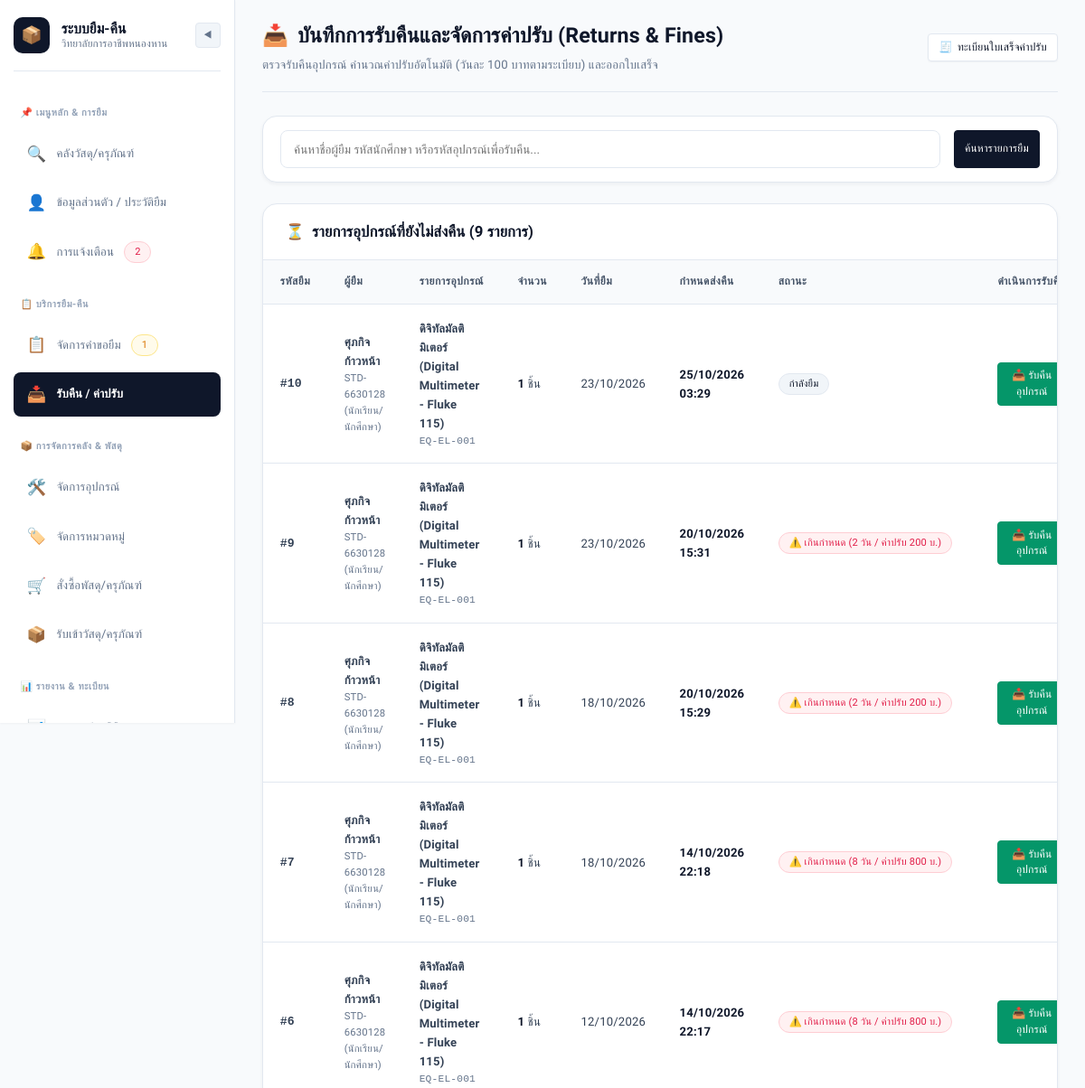
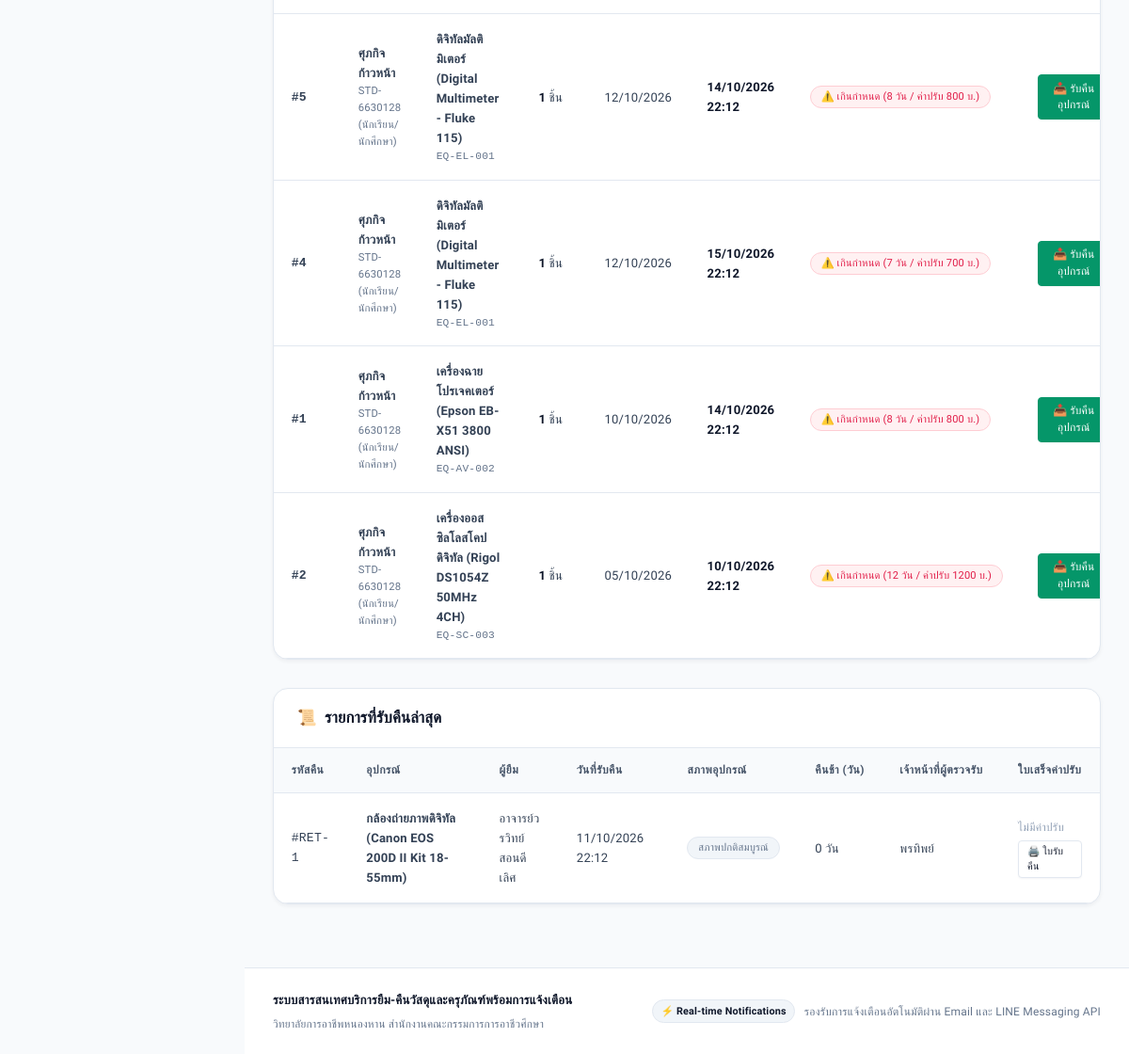
Page /admin/returns (signed in) on the committed database (2 pictures, top to bottom).
### models.py (models this page shows, shortened)
class Borrowing(db.Model):
    __tablename__ = 'borrowings'
    borrow_id = db.Column(db.Integer, primary_key=True, autoincrement=True)
    request_id = db.Column(db.Integer, db.ForeignKey('borrow_requests.request_id'), nullable=False)
    user_id = db.Column(db.Integer, db.ForeignKey('users.user_id'), nullable=False)
    equipment_id = db.Column(db.Integer, db.ForeignKey('equipment.equipment_id'), nullable=False)
    quantity = db.Column(db.Integer, default=1, nullable=False)
    borrow_date = db.Column(db.DateTime, default=datetime.utcnow)
    due_date = db.Column(db.DateTime, nullable=False)
    status = db.Column(db.String(20), default='borrowed', nullable=False)  # 'borrowed', 'returned', 'overdue'
    return_record = db.relationship('ReturnRecord', backref='borrowing', uselist=False, lazy=True)
    @property
    def is_overdue(self):
        if self.status == 'borrowed' and datetime.utcnow() > self.due_date:
            return True
        return self.status == 'overdue'

class User(db.Model):
    __tablename__ = 'users'
    user_id = db.Column(db.Integer, primary_key=True, autoincrement=True)
    student_or_citizen_id = db.Column(db.String(20), nullable=False)
    first_name = db.Column(db.String(100), nullable=False)
    last_name = db.Column(db.String(100), nullable=False)
    email = db.Column(db.String(100), unique=True, nullable=False)
    password_hash = db.Column(db.String(255), nullable=False)
    phone_number = db.Column(db.String(20), nullable=True)
    role = db.Column(db.String(20), default='student', nullable=False)  # 'student', 'teacher', 'staff', 'admin'
    line_user_id = db.Column(db.String(100), nullable=True)
    department = db.Column(db.String(100), nullable=True, default='แผนกวิชาช่างอิเล็กทรอนิกส์')
    created_at = db.Column(db.DateTime, default=datetime.utcnow)
    borrow_requests = db.relationship('BorrowRequest', foreign_keys='BorrowRequest.user_id', backref='user', lazy=True)
    borrowings = db.relationship('Borrowing', foreign_keys='Borrowing.user_id', backref='user', lazy=True)
    notifications = db.relationship('Notification', backref='user', lazy=True, order_by='Notification.created_at.desc()')
    @property
    def full_name(self):
        return f"{self.first_name} {self.last_name}"
    @property
    def role_display(self):
        roles = {
            'student': 'นักเรียน/นักศึกษา',
            'teacher': 'อาจารย์/ครูผู้สอน',
            'staff': 'เจ้าหน้าที่พัสดุ',
            'admin': 'ผู้ดูแลระบบ'
        }
        return roles.get(self.role, self.role)
    @property
    def role_badge_class(self):
        badges = {
            'student': 'badge-info',
            'teacher': 'badge-primary',
            'staff': 'badge-warning',
            'admin': 'badge-danger'
        }
        return badges.get(self.role, 'badge-secondary')

class Equipment(db.Model):
    __tablename__ = 'equipment'
    equipment_id = db.Column(db.Integer, primary_key=True, autoincrement=True)
    equipment_code = db.Column(db.String(50), unique=True, nullable=False)
    name = db.Column(db.String(150), nullable=False)
    category_id = db.Column(db.Integer, db.ForeignKey('categories.category_id'), nullable=False)
    location_id = db.Column(db.Integer, db.ForeignKey('locations.location_id'), nullable=False)
    total_quantity = db.Column(db.Integer, default=1, nullable=False)
    available_quantity = db.Column(db.Integer, default=1, nullable=False)
    status = db.Column(db.String(20), default='available', nullable=False)  # 'available', 'borrowed', 'maintenance', 'damaged'
    image_path = db.Column(db.String(255), nullable=True)
    description = db.Column(db.Text, nullable=True)
    borrow_requests = db.relationship('BorrowRequest', backref='equipment', lazy=True)
    borrowings = db.relationship('Borrowing', backref='equipment', lazy=True)
    maintenances = db.relationship('Maintenance', backref='equipment', lazy=True)

class ReturnRecord(db.Model):
    __tablename__ = 'returns'
    return_id = db.Column(db.Integer, primary_key=True, autoincrement=True)
    borrow_id = db.Column(db.Integer, db.ForeignKey('borrowings.borrow_id'), nullable=False)
    return_date = db.Column(db.DateTime, default=datetime.utcnow)
    condition_status = db.Column(db.String(20), default='normal', nullable=False)  # 'normal', 'damaged', 'lost'
    late_days = db.Column(db.Integer, default=0)
    received_by = db.Column(db.Integer, db.ForeignKey('users.user_id'), nullable=False)
    receiver = db.relationship('User', foreign_keys=[received_by], backref='received_returns')
    fine = db.relationship('Fine', backref='return_record', uselist=False, lazy=True)
    @property
    def condition_display(self):
        mapping = {
            'normal': 'สภาพปกติสมบูรณ์',
            'damaged': 'ชำรุดเสียหาย',
            'lost': 'สูญหาย'
        }
        return mapping.get(self.condition_status, self.condition_status)

### app.py (the view, shortened to what this page needs)
    @app.route('/admin/returns', methods=['GET', 'POST'])
    @roles_required('admin', 'staff')
    def admin_returns():
        search_q = request.args.get('q', '').strip()
        query = Borrowing.query.filter(Borrowing.status.in_(['borrowed', 'overdue']))
        active_borrowings = query.order_by(Borrowing.borrow_date.desc()).all()
        recent_returns = ReturnRecord.query.order_by(ReturnRecord.return_date.desc()).limit(15).all()
        return render_template(
            'admin/returns.html',
            active_borrowings=active_borrowings,
            recent_returns=recent_returns,
            search_q=search_q
        )

### templates/admin/returns.html (shortened to what this page needs)
{% extends "base.html" %}
{% block content %}
<div class="page-header">
    <div>
        <h1 class="page-title">
            <span>📥</span> บันทึกการรับคืนและจัดการค่าปรับ (Returns & Fines)
        </h1>
        <p class="page-subtitle">ตรวจรับคืนอุปกรณ์ คำนวณค่าปรับอัตโนมัติ (วันละ 100 บาทตามระเบียบ) และออกใบเสร็จ</p>
    </div>
    <div>
        <a href="{{ url_for('admin_fines') }}" class="btn btn-secondary btn-sm">
            <span>🧾</span> ทะเบียนใบเสร็จค่าปรับ
        </a>
    </div>
</div>
<div class="card" style="margin-bottom: 1.5rem;">
    <div class="card-body" style="padding: 1rem 1.25rem;">
        <form method="GET" action="{{ url_for('admin_returns') }}" style="display: flex; gap: 1rem;">
            <input type="text" name="q" value="{{ search_q }}" class="form-control" placeholder="ค้นหาชื่อผู้ยืม รหัสนักศึกษา หรือรหัสอุปกรณ์เพื่อรับคืน...">
            <button type="submit" class="btn btn-primary btn-sm" style="white-space: nowrap;">ค้นหารายการยืม</button>
        </form>
    </div>
</div>
<div class="card" style="margin-bottom: 2rem;">
    <div class="card-header">
        <h3 class="card-title">
            <span>⏳</span> รายการอุปกรณ์ที่ยังไม่ส่งคืน ({{ active_borrowings|length }} รายการ)
        </h3>
    </div>
    <div class="card-body" style="padding: 0;">
        {% if active_borrowings %}
            <div class="table-responsive">
                <table class="table">
                    <thead>
                        <tr>
                            <th>รหัสยืม</th>
                            <th>ผู้ยืม</th>
                            <th>รายการอุปกรณ์</th>
                            <th>จำนวน</th>
                            <th>วันที่ยืม</th>
                            <th>กำหนดส่งคืน</th>
                            <th>สถานะ</th>
                            <th style="text-align: right;">ดำเนินการรับคืน</th>
                        </tr>
                    </thead>
                    <tbody>
                        {% for b in active_borrowings %}
                            {% set is_late = b.is_overdue %}
                            {% set days_late = 0 %}
                            {% set est_fine = 0 %}
                            {% if is_late %}
                                {% set diff = now - b.due_date %}
                                {% set days_late = diff.days if diff.days > 0 else 1 %}
                                {% set est_fine = days_late * 100 %}
                            {% endif %}
                            <tr>
                                <td style="font-family: monospace; font-weight: 600;">#{{ b.borrow_id }}</td>
                                <td>
                                    <div style="font-weight: 600;">{{ b.user.full_name }}</div>
                                    <div style="font-size: 0.75rem; color: var(--text-muted);">{{ b.user.student_or_citizen_id }} ({{ b.user.role_display }})</div>
                                </td>
                                <td>
                                    <div style="font-weight: 600;">{{ b.equipment.name }}</div>
                                    <div style="font-size: 0.75rem; font-family: monospace; color: var(--text-muted);">{{ b.equipment.equipment_code }}</div>
                                </td>
                                <td><strong>{{ b.quantity }}</strong> ชิ้น</td>
                                <td>{{ b.borrow_date.strftime('%d/%m/%Y') }}</td>
                                <td>
                                    <strong>{{ b.due_date.strftime('%d/%m/%Y %H:%M') }}</strong>
                                </td>
                                <td>
                                    {% if is_late %}
                                        <span class="badge badge-danger">
                                            ⚠️ เกินกำหนด ({{ days_late }} วัน / ค่าปรับ {{ est_fine }} บ.)
                                        </span>
                                    {% else %}
                                        <span class="badge badge-primary">กำลังยืม</span>
                                    {% endif %}
                                </td>
                                <td style="text-align: right;">
                                    <button type="button" class="btn btn-success btn-sm"
                                        onclick="prepareReturnModal('{{ b.borrow_id }}', '{{ b.user.full_name }}', '{{ b.equipment.name }}', '{{ b.borrow_date.strftime('%d/%m/%Y') }}', '{{ b.due_date.strftime('%d/%m/%Y') }}', {{ 'true' if is_late else 'false' }}, {{ days_late }}, {{ est_fine }})">
                                        📥 รับคืนอุปกรณ์
                                    </button>
                                </td>
                            </tr>
                        {% endfor %}
                    </tbody>
                </table>
            </div>
        {% else %}
            <div style="text-align: center; padding: 2.5rem; color: var(--text-muted);">
                ไม่มีรายการค้างส่งคืน
            </div>
        {% endif %}
    </div>
</div>
<div class="card">
    <div class="card-header">
        <h3 class="card-title">
            <span>📜</span> รายการที่รับคืนล่าสุด
        </h3>
    </div>
    <div class="card-body" style="padding: 0;">
        {% if recent_returns %}
            <div class="table-responsive">
                <table class="table">
                    <thead>
                        <tr>
                            <th>รหัสคืน</th>
                            <th>อุปกรณ์</th>
                            <th>ผู้ยืม</th>
                            <th>วันที่รับคืน</th>
                            <th>สภาพอุปกรณ์</th>
                            <th>คืนช้า (วัน)</th>
                            <th>เจ้าหน้าที่ผู้ตรวจรับ</th>
                            <th>ใบเสร็จค่าปรับ</th>
                        </tr>
                    </thead>
                    <tbody>
                        {% for ret in recent_returns %}
                            <tr>
                                <td style="font-family: monospace;">#RET-{{ ret.return_id }}</td>
                                <td style="font-weight: 600;">{{ ret.borrowing.equipment.name }}</td>
                                <td>{{ ret.borrowing.user.full_name }}</td>
                                <td>{{ ret.return_date.strftime('%d/%m/%Y %H:%M') }}</td>
                                <td><span class="badge badge-secondary">{{ ret.condition_display }}</span></td>
                                <td>{{ ret.late_days }} วัน</td>
                                <td>{{ ret.receiver.first_name }}</td>
                                <td>
                                    <div style="display:flex; flex-direction:column; gap:0.3rem; align-items:flex-start;">
                                        {% if ret.fine %}
                                            <a href="{{ url_for('fine_receipt', fine_id=ret.fine.fine_id) }}" class="btn btn-secondary btn-sm">
                                                🧾 {{ ret.fine.receipt_number }} ({{ ret.fine.total_fine|round(2) }} บ.)
                                            </a>
                                        {% else %}
                                            <span style="color: var(--text-subtle); font-size: 0.8rem;">ไม่มีค่าปรับ</span>
                                        {% endif %}
                                        <a href="{{ url_for('return_form_print', return_id=ret.return_id) }}" target="_blank" class="btn btn-secondary btn-sm" style="font-size: 0.72rem; padding: 0.2rem 0.6rem;">
                                            🖨️ ใบรับคืน
                                        </a>
                                    </div>
                                </td>
                            </tr>
                        {% endfor %}
                    </tbody>
                </table>
            </div>
        {% endif %}
    </div>
</div>
{% endblock %}

### rows in the picture
Borrowing: borrow_id "10", user.full_name "ศุภกิจ ก้าวหน้า", user.student_or_citizen_id "STD-6630128", user.role_display "นักเรียน/นักศึกษา", equipment.name "ดิจิทัลมัลติมิเตอร์ (Digital Multimeter - Fluke 115)", equipment.equipment_code "EQ-EL-001", quantity "1", borrow_date "23/10/2026", due_date "25/10/2026 03:29", shows "กำลังยืม"
Borrowing: borrow_id "9", user.full_name "ศุภกิจ ก้าวหน้า", user.student_or_citizen_id "STD-6630128", user.role_display "นักเรียน/นักศึกษา", equipment.name "ดิจิทัลมัลติมิเตอร์ (Digital Multimeter - Fluke 115)", equipment.equipment_code "EQ-EL-001", quantity "1", borrow_date "23/10/2026", due_date "20/10/2026 15:31", days_late "2", est_fine "200"
Borrowing: borrow_id "8", user.full_name "ศุภกิจ ก้าวหน้า", user.student_or_citizen_id "STD-6630128", user.role_display "นักเรียน/นักศึกษา", equipment.name "ดิจิทัลมัลติมิเตอร์ (Digital Multimeter - Fluke 115)", equipment.equipment_code "EQ-EL-001", quantity "1", borrow_date "18/10/2026", due_date "20/10/2026 15:29", days_late "2", est_fine "200"
Borrowing: borrow_id "7", user.full_name "ศุภกิจ ก้าวหน้า", user.student_or_citizen_id "STD-6630128", user.role_display "นักเรียน/นักศึกษา", equipment.name "ดิจิทัลมัลติมิเตอร์ (Digital Multimeter - Fluke 115)", equipment.equipment_code "EQ-EL-001", quantity "1", borrow_date "18/10/2026", due_date "14/10/2026 22:18", days_late "8", est_fine "800"
Borrowing: borrow_id "6", user.full_name "ศุภกิจ ก้าวหน้า", user.student_or_citizen_id "STD-6630128", user.role_display "นักเรียน/นักศึกษา", equipment.name "ดิจิทัลมัลติมิเตอร์ (Digital Multimeter - Fluke 115)", equipment.equipment_code "EQ-EL-001", quantity "1", borrow_date "12/10/2026", due_date "14/10/2026 22:17", days_late "8", est_fine "800"
Borrowing: borrow_id "5", user.full_name "ศุภกิจ ก้าวหน้า", user.student_or_citizen_id "STD-6630128", user.role_display "นักเรียน/นักศึกษา", equipment.name "ดิจิทัลมัลติมิเตอร์ (Digital Multimeter - Fluke 115)", equipment.equipment_code "EQ-EL-001", quantity "1", borrow_date "12/10/2026", due_date "14/10/2026 22:12", days_late "8", est_fine "800"
Borrowing: borrow_id "4", user.full_name "ศุภกิจ ก้าวหน้า", user.student_or_citizen_id "STD-6630128", user.role_display "นักเรียน/นักศึกษา", equipment.name "ดิจิทัลมัลติมิเตอร์ (Digital Multimeter - Fluke 115)", equipment.equipment_code "EQ-EL-001", quantity "1", borrow_date "12/10/2026", due_date "15/10/2026 22:12", days_late "7", est_fine "700"
Borrowing: borrow_id "1", user.full_name "ศุภกิจ ก้าวหน้า", user.student_or_citizen_id "STD-6630128", user.role_display "นักเรียน/นักศึกษา", equipment.name "เครื่องฉายโปรเจคเตอร์ (Epson EB-X51 3800 ANSI)", equipment.equipment_code "EQ-AV-002", quantity "1", borrow_date "10/10/2026", due_date "14/10/2026 22:12", days_late "8", est_fine "800"
Borrowing: borrow_id "2", user.full_name "ศุภกิจ ก้าวหน้า", user.student_or_citizen_id "STD-6630128", user.role_display "นักเรียน/นักศึกษา", equipment.name "เครื่องออสซิลโลสโคปดิจิทัล (Rigol DS1054Z 50MHz 4CH)", equipment.equipment_code "EQ-SC-003", quantity "1", borrow_date "05/10/2026", due_date "10/10/2026 22:12", days_late "12", est_fine "1200"
ReturnRecord: return_id "1", borrowing.equipment.name "กล้องถ่ายภาพดิจิทัล (Canon EOS 200D II Kit 18-55mm)", borrowing.user.full_name "อาจารย์วรวิทย์ สอนดีเลิศ", return_date "11/10/2026 22:12", condition_display "สภาพปกติสมบูรณ์", late_days "0", receiver.first_name "พรทิพย์"

### other values in the picture
{{ unread_count }} "2"
{{ pending_requests_count }} "1"
{{ active_borrowings|length }} "9"
